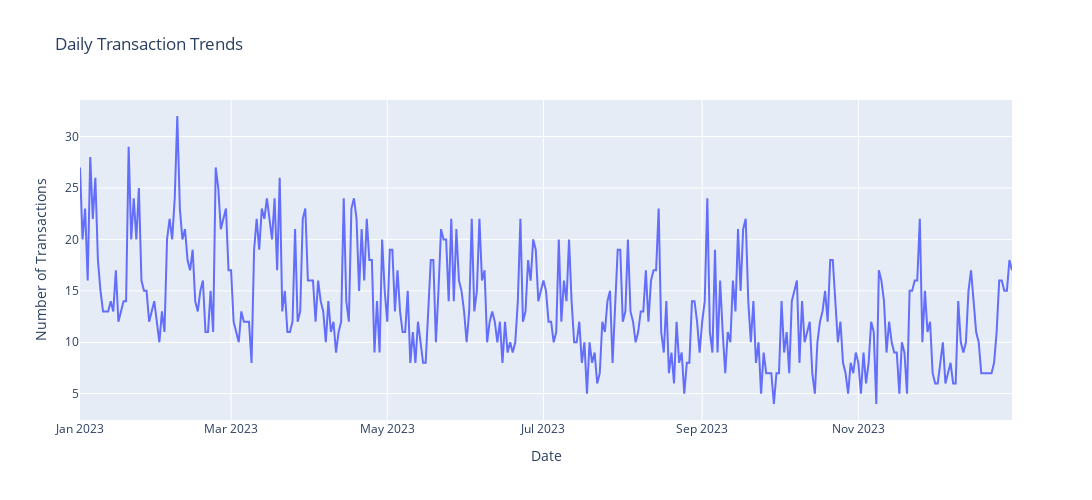

This figure's notebook cell:
### Code cell
eda_df['Timestamp'] = pd.to_datetime(eda_df['Timestamp'])

daily_trends = eda_df.resample('D', on='Timestamp')['Transaction_ID'].count()
line_plot = go.Scatter(x=daily_trends.index, y=daily_trends.values, mode='lines')

layout = go.Layout(title='Daily Transaction Trends',
                   xaxis=dict(title='Date'),
                   yaxis=dict(title='Number of Transactions'),
                   showlegend=False,
                   height=500,  # Adjust height
                   width=1100)

fig = go.Figure(data=[line_plot], layout=layout)
fig.show()

### Figure 1 — Plotly figure (JSON) as saved in the notebook; plotly's stock layout.template omitted (floating-point values rounded to 4 significant figures; data arrays with more than 128 entries replaced by an {"elided": "..."} marker saying what was removed)
{"data": [{"mode": "lines", "type": "scatter", "x": {"elided": "365 str values"}, "y": {"elided": "365 int values"}}], "layout": {"height": 500, "showlegend": false, "title": {"text": "Daily Transaction Trends"}, "width": 1100, "xaxis": {"autorange": true, "range": ["2023-01-01", "2023-12-31"], "title": {"text": "Date"}, "type": "date"}, "yaxis": {"autorange": true, "range": [2.444, 33.56], "title": {"text": "Number of Transactions"}, "type": "linear"}}}
